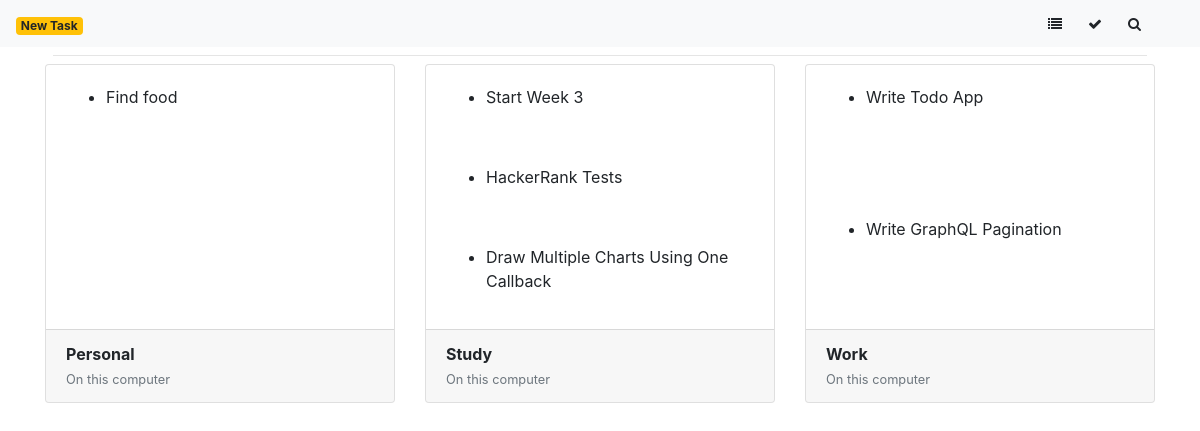
Before: / with the older database file.
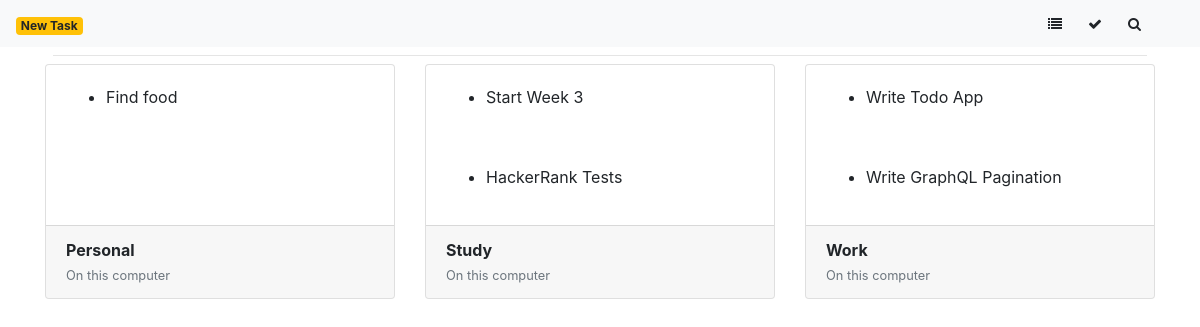
After: the same page with the newer database file.
### tables this page shows
CREATE TABLE tasks(
    id INTEGER PRIMARY KEY AUTOINCREMENT,
    task_type_id INTEGER NOT NULL,
    title VARCHAR NOT NULL,
    content TEXT NOT NULL,
    priority VARCHAR NOT NULL DEFAULT LOW,
    complete INTEGER NOT NULL DEFAULT 0,
    date_created TIMESTAMP NOT NULL DEFAULT CURRENT_TIMESTAMP,
    FOREIGN KEY (task_type_id) REFERENCES task_types (id)
);

CREATE TABLE task_types(
    id INTEGER PRIMARY KEY AUTOINCREMENT,
    name VARCHAR NOT NULL

);

### app.py (the view)
@app.route("/")
def index():
    conn = get_db_connection()
    task_types = conn.execute('SELECT * FROM task_types').fetchall()
    tasks = conn.execute(
        'SELECT i.*, t.name FROM tasks i JOIN task_types t ON i.task_type_id = t.id ORDER BY t.name'
    ).fetchall()
    lists = {}
    for k, g in groupby(tasks, key=lambda t: t['name']):
        lists[k] = list(g)
    conn.close()
    return render_template('index.html', lists=lists, types=task_types)

### app.py (called while the page is built)
def get_db_connection():
    conn = sqlite3.connect('database.db')
    conn.row_factory = sqlite3.Row
    return conn

### templates/index.html (shortened to what this page needs)
    {% extends 'layout.html' %}
    {% block content %}
        <hr class="m-2" />
        <div class="card-deck">
            {% if lists %}
                {% for list, items in lists.items() %}
                <div class="card">
                    {% for item in items %}
                        <div class="card-body">
                            <ul>
                                <li>{{ item.title }}</li>
                            </ul>
                        </div>
                    {% endfor %}
                    <div class="card-footer">
                        <strong>{{ list }}</strong>
                        <p class="m-0 text-muted">
                        <small>On this computer</small>
                        </p>
                    </div>
                </div>
                {% endfor %}
            {% else %}
                <div class="card">
                    <div class="card-body">
                        <h6>No Tasks</h6>
                    </div>
                </div>
            {% endif %}
        </div>
    {% endblock content %}

### templates/layout.html (shortened to what this page needs)
<!DOCTYPE html>
<html lang="en">
<head>
    <link rel="stylesheet" href="https://stackpath.bootstrapcdn.com/bootstrap/4.3.1/css/bootstrap.min.css">
    <link rel="stylesheet" href="{{ url_for('static', filename= 'css/style.css') }}">
    <link rel="stylesheet" href="https://stackpath.bootstrapcdn.com/font-awesome/4.7.0/css/font-awesome.min.css">
    <link href="https://cdn.materialdesignicons.com/5.0.45/css/materialdesignicons.min.css" rel="stylesheet">
</head>
<body>
    {% if url_for('detail') == request.path %}
        {% include "app-nav.html" %}
    {% else %}
        {% include "home-nav.html" %}
    {% endif %}
    <div class="container">
        {% block content %}{% endblock %}
    </div>
</body>
</html>

### templates/home-nav.html (shortened to what this page needs)
<nav class="navbar navbar-expand-lg navbar-light bg-light">
    <div class="collapse navbar-collapse" id="navbarSupportedContent">
        <ul class="navbar-nav mr-auto">
        <li class="nav-item">
            <a href="#"
                data-toggle="modal"
                data-target="#newTask"
            >
                <span class="badge badge-warning">New Task</span>
            </a>
        </li>
        </ul>
    </div>
    <div class="collapse navbar-collapse" id="navbarSupportedContent">
        <ul class="navbar-nav ml-auto">
        <li class="nav-item">
            <a class="btn btn-light mr-2 btn-sm" href="#">
                <i class="fa fa-list"></i>
            </a>
        </li>
        <li class="nav-item">
            <a class="btn btn-light mr-2 btn-sm" href="#">
                <i class="fa fa-check"></i>
            </a>
        </li>
        <li class="nav-item">
            <a class="btn btn-light mr-2 btn-sm" href="#">
                <i class="fa fa-search"></i>
            </a>
        </li>
        <li class="nav-item">
            <a class="btn btn-light mr-2 btn-sm" href="#">
            </a>
        </li>
        </ul>
    </div>
</nav>

Changed rows visible on the page:
removed tasks: title "Draw Multiple Charts Using One Callback", shown under "Study"
